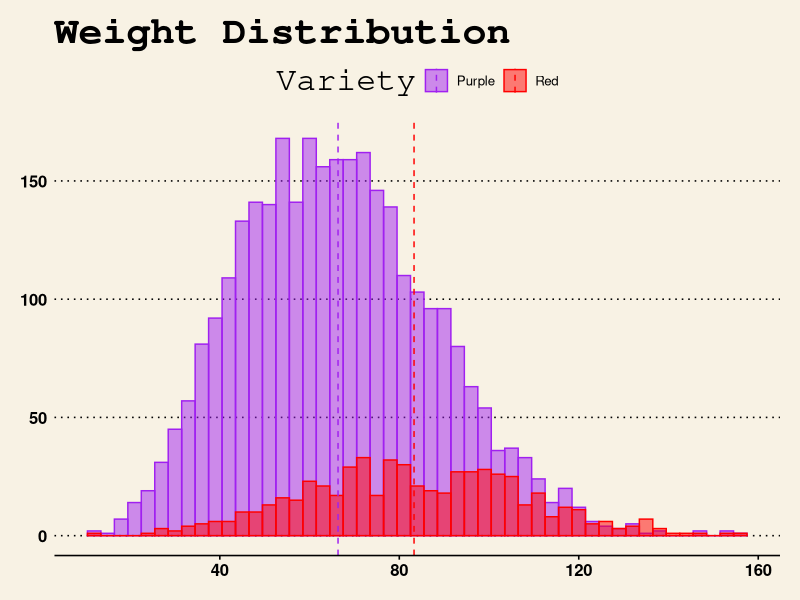
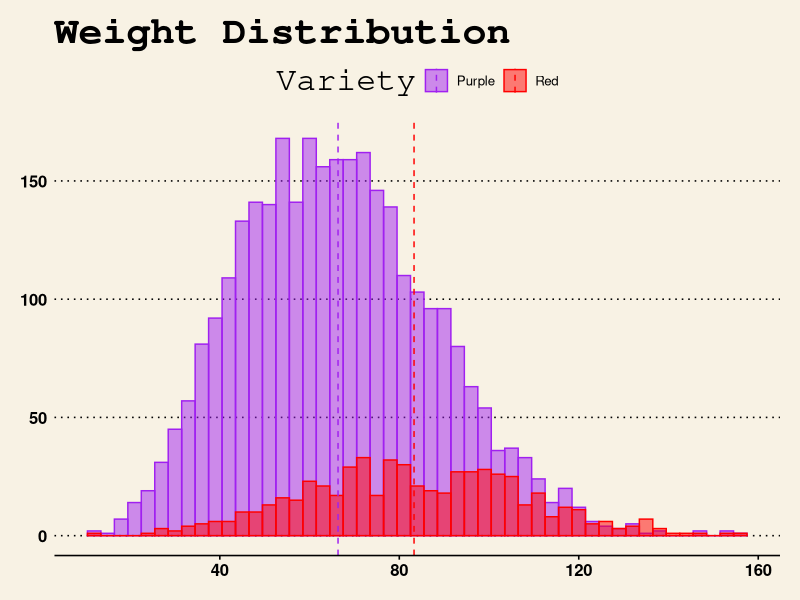

Here is the R script that generated these plots, in order:
# install packages
install.packages("ggthemes")
require(ggthemes)

# move climate data file to desktop

setwd("/Users/supermonk00/desktop")


### weight distribution (red vs. purple)

weightdat = read.csv("Sweetpepperwieght.csv",header = T)
head(weightdat) #check data
colnames(weightdat) = c("Red","Purple")

#data transfer 

dat = data.frame(
  Variety = factor(c(rep("Red",length(na.omit(weightdat$Red))),
                   rep("Purple",length(weightdat$Purple)))),
  Weight = c(na.omit(weightdat$Red), weightdat$Purple))

###histogram 
library(ggplot2)

#two variety mean 
library(plyr)
mu <- ddply(dat, "Variety", summarise, grp.mean=mean(Weight))


## two variety compare
#split by color
#position : identity
#break = 3g
# dashed line :  mu value
p<-ggplot(dat, aes(x=Weight, fill = Variety, color=Variety)) +     # fill color follow category"Variety"
  geom_histogram(position="identity",binwidth = 3, alpha = 0.5)+   # separate data, bar width, transparency
  geom_vline(data=mu, aes(xintercept=grp.mean, color=Variety),     # the mean line
             linetype="dashed")+
  theme(legend.position="top")+                                    # the label's position
  scale_color_manual(values=c("purple", "red"))+                   # change the bar color
  scale_fill_manual(values=c("purple","red"))

p + xlab("Weight(g)")+               #x-axis text
  ylab("Pieces")+                    #y-axis text
 ggtitle("Weight Distribution")+     #Title text
 theme_wsj()                         #Fancy theme

ggsave("Weight Distribution", device = "pdf", dpi=300) #save file





  